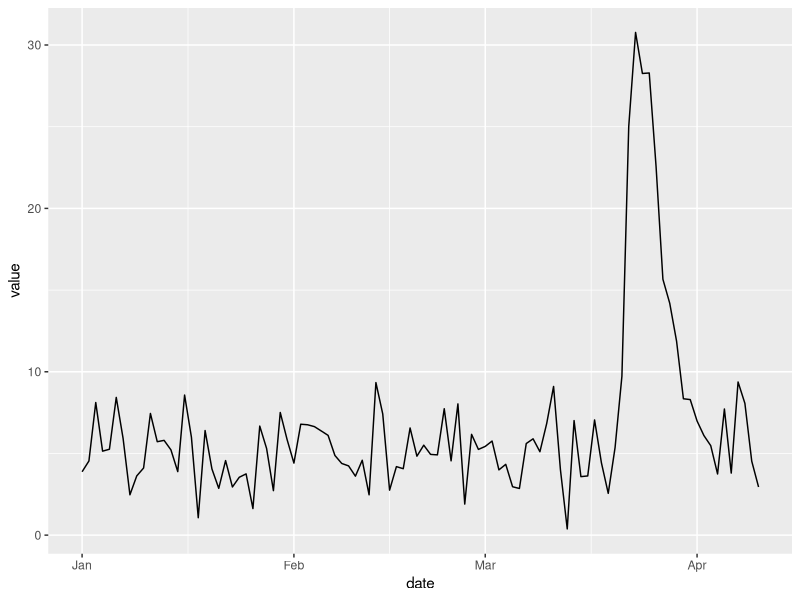

This figure's R source: (Note: this script raises an error after producing the figure.)
# LEARNING LAB 12 ----
# RLANG IN 10 MINUTES

# 1.0 Libraries ----
library(tidyverse)
# library(rlang) # loaded with tidyverse

# 2 common design patterns

# 1. Vector functions
# 2. Data functions

# Scale these with purrr


set.seed(123)
time_series_tbl <- tibble(
    date  = seq.Date(from = ymd("2019-01-01"), by = "d", length.out = 100),
    value = rnorm(100, mean = 5, sd = 2) + 
        c(rep(0, 79), c(5, 20, 25, 24, 22, 18, 10, 7, 6, 4, 1), rep (0, 10))
)

time_series_tbl %>% ggplot(aes(date, value)) + geom_line()

# 2.0 The 2 Types of Functions ----

# 2.1 Vector Functions ----

mean(time_series_tbl$value)

log(time_series_tbl$value)

outlier <- function(x, alpha = 0.05) {
    
    quantile_x <- quantile(x, prob = c(0.25, 0.75), na.rm = TRUE)
    iq_range   <- quantile_x[[2]] - quantile_x[[1]]
    limits     <- quantile_x + (0.15 / alpha) * iq_range * c(-1, 1)
    
    outlier_idx      <- ((x < limits[1]) | (x > limits[2]))
    outlier_vals     <- x[outlier_idx]
    outlier_response <- ifelse(outlier_idx == TRUE, "Yes", "No")
    
    return(outlier_response)
}

outlier(x = time_series_tbl$value, alpha = 0.05)

# 2.2 Data Functions ----

time_series_tbl %>% summarize(average = mean(value))

time_series_tbl %>% mutate(value_log = log(value))

time_series_tbl %>% mutate(outlier = outlier(value))



# 3.0 RLANG ----

# 3.1 PROBLEM ----

detect_outlier <- function(data, column, alpha = 0.05) {
    data %>% mutate(outlier = outlier(column, alpha = alpha))
    }

time_series_tbl %>% detect_outlier(column = value)
# R does not know what `value` is.
    

# 3.2 enquo(): Freezes column names before they cause errors ----

detect_outlier <- function(data, column, alpha = 0.05) {
    
    column_expr <- enquo(column)
    data %>% mutate(outlier = outlier(!! column_expr, alpha = alpha))
}

time_series_tbl %>% detect_outlier(value)


time_series_tbl %>% detect_outlier(value, alpha = 0.05) %>%
    
    ggplot(aes(date, value)) +
    geom_line(color = "#2c3e50", alpha = 0.5) +
    geom_point(aes(color = outlier), size = 3, alpha = 0.75) +
    scale_color_tq() +
    theme_tq()


websites_sample_tbl %>% group_by(Page) %>% detect_outlier(visits)
